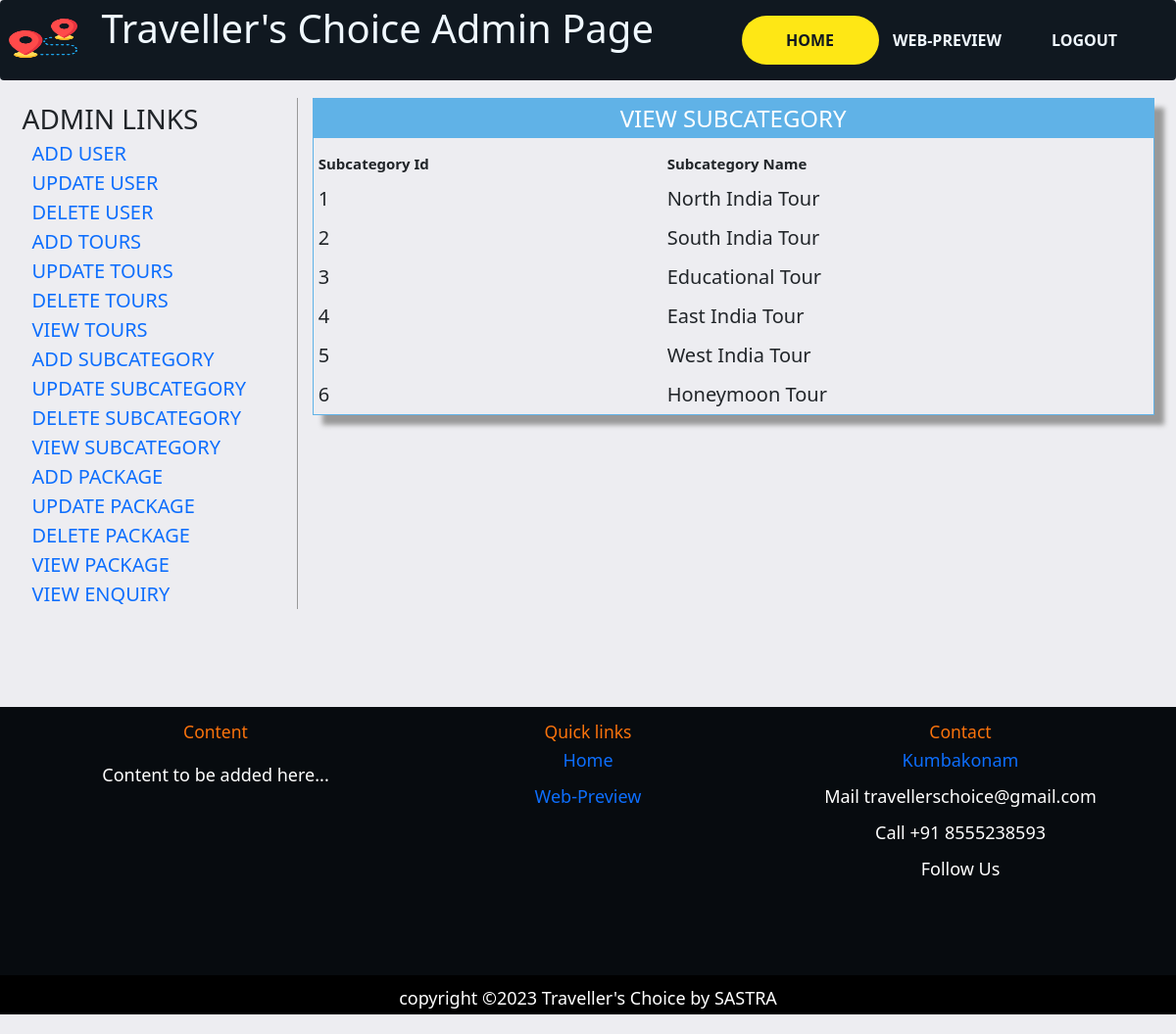
The app's page /travel-admin/admin/viewsubcategory.php (signed in) with its own data.
### tables this page shows
CREATE TABLE `subcategory` (
  `Subcatid` int(200) NOT NULL,
  `Subcatname` varchar(1000) NOT NULL,
  `Catid` int(200) NOT NULL,
  `Pic` varchar(8000) NOT NULL,
  `Detail` varchar(8000) NOT NULL
);

### travel-admin/admin/viewsubcategory.php (the view, shortened to what this page needs)
<!DOCTYPE html>
<html>
<head>
<link href="style.css" rel="stylesheet" type="text/css" />
<link href="../css/bootstrap.css" rel='stylesheet' type='text/css'/>
<link href="../css/style.css" rel="stylesheet" type="text/css" media="all"/>
</head>
<body>
<?php include('function.php'); ?>
<?php include('top.php'); ?>
<div style="padding-top:100px; min-height:570px;max-width:100%;" class="container">
<div class="col-sm-3" style="border-right:1px solid #999; min-height:450px;">
<?php include('left.php'); ?>
</div>
<div class="col-sm-9">
<form method="post">
<table border="0" width="400px" height="300px" align="center" class="tableshadow">
<tr><td class="toptd">VIEW SUBCATEGORY</td></tr>
<tr><td align="center" valign="top" style="padding-top:10px;">
<table border="0" align="center" width="70%" >
<tr><td style="font-size:15px; padding:5px; font-weight:bold;">Subcategory Id</td>
<td style="font-size:15px; padding:5px; font-weight:bold;">Subcategory Name</td></tr>
<?php
$s="select * from subcategory";
$result=mysqli_query($cn,$s);
while($data=mysqli_fetch_array($result))
{
		echo "<tr><td style=' padding:5px;'>$data[0]</td><td style=' padding:5px;'>$data[1]</td></tr>";
}
?>
</table>
</td></tr></table>
</form>
</div>
</div>
<?php include('bottom.php'); ?>
</body>
</html>

### travel-admin/admin/function.php (shortened to what this page needs)
<!DOCTYPE html>
<html>
<head>
</head>
<body>
</body>
</html>

### travel-admin/admin/top.php (shortened to what this page needs)
<!DOCTYPE html>
<html lang="en">
<head>
	<link href="https://cdn.jsdelivr.net/npm/bootstrap@5.2.2/dist/css/bootstrap.min.css" rel="stylesheet">
    <link href="../css/index.css" type="text/css" rel="stylesheet">
</head>
<body>
<nav class="navbar fixed-top navbar-expand-lg navbar-dark py-1 py-md-4" id>
            <div class="container-fluid">
              <div class="navbar-brand">
                <img src="../images/destination.png" alt="logo" width="70px" height="40px">
              </div>
              <a class="navbar-brand" id="logo" href="#">Traveller's Choice Admin Page</a>
              <div class="collapse navbar-collapse" id="navbarSupportedContent">
                <ul class="nav navbar-nav ms-auto" >
                  <li class="nav-item" id="li-current" >
                    <a class="nav-link" id="li-a-current" href="index.php">HOME</a>
                  </li>
                  <li class="nav-item" id="li" >
                    <a class="nav-link" id="li-a"href="http://localhost/Travel/Travel/travellers-main/index.php" >WEB-PREVIEW</a>
                  </li>
                  <li class="nav-item" id="li" >
                    <a class="nav-link" id="li-a" href="logout.php">LOGOUT</a>
                  </li>
                </ul>
              </div>
            </div>
</nav>
</body>
</html>

### travel-admin/admin/left.php (shortened to what this page needs)
<!DOCTYPE html >
<html>
<head>
</head>
<body>
<table style="width:100%;font-size:20px;padding:15px;">
<tr><td style="font-size:28px">ADMIN LINKS</td></tr>
<?php if($_SESSION["usertype"]=="Admin")
{?>
<tr><td><a href="adduser.php">ADD USER</a></td></tr>
<tr><td><a href="updateuser.php">UPDATE USER</a></td></tr>
<tr><td><a href="deleteuser.php">DELETE USER</a></td></tr>
<?php }?>
<tr><td><a href="addcategory.php">ADD TOURS</a></td></tr>
<?php if($_SESSION["usertype"]=="Admin")
{?>
<tr><td><a href="updatecategory.php">UPDATE TOURS</a></td></tr>
<tr><td><a href="deletecategory.php">DELETE TOURS</a></td></tr>
<?php }?>
<tr><td><a href="viewcategory.php">VIEW  TOURS</a></td></tr>
<tr><td><a href="addsubcategory.php">ADD SUBCATEGORY</a></td></tr>
<?php if($_SESSION["usertype"]=="Admin")
{?>
<tr><td><a href="updatesubcategory.php">UPDATE SUBCATEGORY</a></td></tr>
<tr><td><a href="deletesubcategory.php">DELETE SUBCATEGORY</a></td></tr>
<?php }?>
<tr><td><a href="viewsubcategory.php">VIEW SUBCATEGORY</a></td></tr>
<tr><td><a href="addpackage.php">ADD PACKAGE</a></td></tr>
<?php if($_SESSION["usertype"]=="Admin")
{?>
<tr><td><a href="updatepackage.php">UPDATE PACKAGE</a></td></tr>
<tr><td><a href="deletepackage.php">DELETE PACKAGE</a></td></tr>
<?php }?>
<tr><td><a href="viewpackage.php">VIEW PACKAGE</a></td></tr>
<tr><td><a href="viewenquiry.php">VIEW ENQUIRY</a></td></tr>
</table>
</body>
</html>

### travel-admin/admin/bottom.php (shortened to what this page needs)
<!DOCTYPE html>
<html lang="en">
<head>
</head>
<body>
<footer >
            <div class="container py-4">
            <div class="row">
             <div class="col" id="f1">
              <h3>Content</h3>
              <p id="footerpara">Content to be added here...</p>
             </div>
             <div class="col links">
              <h3>Quick links</h3>
              <p>
              <a href="./index.php">Home</a>
              </p>
              <p>
              <a href="http://localhost/Travel/Travel/travellers-main/index.php">Web-Preview</a>
              </p>
             </div>
             <div class="col" id="f2">
               <h3>Contact</h3>
              <p><i class="fa fa-home"></i> <a href="https://www.google.com/maps?q=kumbakonam+map&rlz=1C1CHBD_enIN1018IN1019&um=1&ie=UTF-8&sa=X&ved=2ahUKEwiWvPeFxfT8AhV-SGwGHf94CiYQ_AUoAXoECAMQAw">Kumbakonam</a></p>
              <p>Mail <i class="fa fa-envelope"></i> travellerschoice@gmail.com</p>
              <p>Call <i class="fa fa-phone"></i> +91 8555238593</p>
              <p>Follow Us <i class="fa fa-instagram" aria-hidden="true"></i> <i class="fa fa-twitter" aria-hidden="true"></i>
        <i class="fa fa-facebook" aria-hidden="true"></i> </p>
             </div>
            </div>
            </div>
            <div class="container-fluid"id="f3">
              <p id="footerend">copyright &copy;2023 Traveller's Choice by SASTRA</p>
            </div>
</footer>
</body>
</html>

### travel-admin/admin/style.css (style rules this page uses)
.tableshadow { box-shadow:10px 10px 5px #999; padding-top:40px; border:solid 1px #60b2e7 }
.toptd { color:white; font-size:24px; text-align:center; height:40px; background-color:#60b2e7 }

### travel-admin/css/style.css (style rules this page uses)
body { margin:0; padding:0; font-family: 'Lato', sans-serif; -webkit-appearance:none; }
body a { transition:0.5s all; -webkit-transition:0.5s all; -moz-transition:0.5s all; -o-transition:0.5s all; -ms-transition:0.5s all; }
h1,h2,h3,h4,h5,h6 { margin:0; }
p { margin:0; }
ul { margin:0; padding:0; }
.container:after { content: "\0020"; display: block; height: 0; clear: both; visibility: hidden; }
.clearfix:before, .clearfix:after, .row:before, .row:after { content: '\0020'; display: block; overflow: hidden; visibility: hidden; width: 0; height: 0; }
.row:after, .clearfix:after { clear: both; }
.row, .clearfix { zoom: 1; }

### travel-admin/css/index.css (style rules this page uses)
* { margin :0; padding:0; }
body { font-size: 30px; background-color:rgb(237, 237, 241) }
nav { background-color: #101820ff; }
#logo { color: aliceblue; font-size: 40px; }
#li-a { color:aliceblue; text-align: center; font-size: 18px; }
#li { width: 140px; }
#li-current { width: 140px; background-color: #fee715ff; border-radius: 40px; }
#li-a-current { color:#101820ff; text-align: center; font-size: 16px; font-weight: bold; }
#li-a { font-size: 16px; font-weight: bold; }
footer { margin-bottom: 0px; margin-top: 100px; height:100%; color:white; background-color: rgb(7, 11, 15); text-align: center; font-size: 18px; }
footer h3 { color: rgb(250, 115, 12); }
#f1 { justify-content: center; }
#footerpara { margin-top: 20px; }
#f2 { justify-content: center; }
#f3 { margin-top: 70px; background-color:black; height: 40px; padding-top: 10px; margin-bottom: 20px; }
.links a { text-decoration: none; }

### travel-admin/admin/viewsubcategory.php (style rules this page uses)
table { font-size:20px; width:100%; }

### travel-admin/admin/left.php (style rules this page uses)
a { text-decoration: none; padding: 10px; padding-bottom: 20px; }

### records on screen
subcategory: Subcatid "1", Subcatname "North India Tour"
subcategory: Subcatid "2", Subcatname "South India Tour"
subcategory: Subcatid "3", Subcatname "Educational Tour"
subcategory: Subcatid "4", Subcatname "East India Tour"
subcategory: Subcatid "5", Subcatname "West India Tour"
subcategory: Subcatid "6", Subcatname "Honeymoon Tour"
